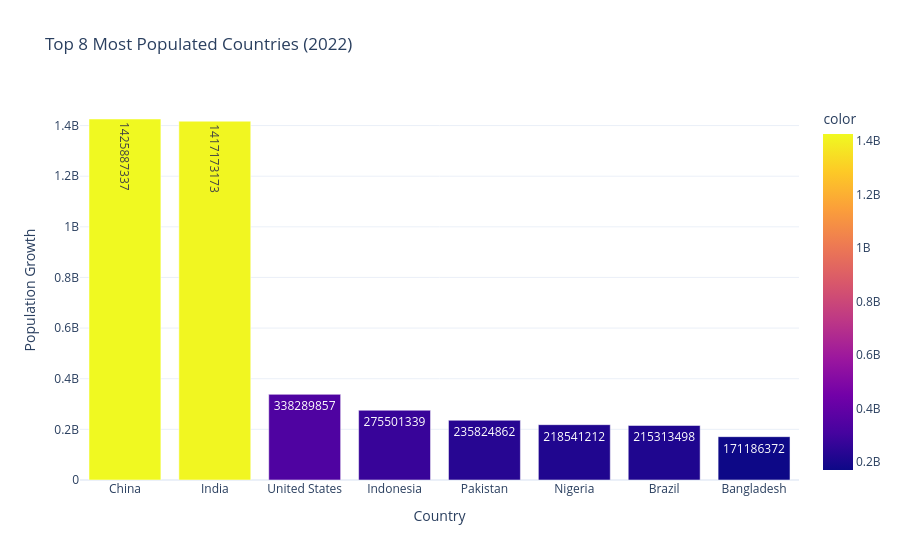

Write notebook code for a chart like this one.
### Code cell
top_8_populated_countries_1970 = wp.groupby('Country/Territory')['1970 Population'].sum().sort_values(ascending=False).head(8)
top_8_populated_countries_2022 = wp.groupby('Country/Territory')['2022 Population'].sum().sort_values(ascending=False).head(8)

features = {'top_8_populated_countries_1970': top_8_populated_countries_1970,
'top_8_populated_countries_2022': top_8_populated_countries_2022}
for feature_name, feature_data in features.items():
    year = feature_name.split('_')[-1] 
    fig = px.bar(x=feature_data.index,
                 y=feature_data.values,
                 text=feature_data.values,
                 color=feature_data.values,
                 title=f'Top 8 Most Populated Countries ({year})',
                 template='plotly_white')
    fig.update_layout(xaxis_title='Country',
                      yaxis_title='Population Growth')
fig.show()

### Figure 1 — Plotly figure (JSON) as saved in the notebook; plotly's stock layout.template omitted (floating-point values rounded to 4 significant figures)
{"data": [{"hovertemplate": "x=%{x}<br>y=%{y}<br>text=%{text}<br>color=%{marker.color}<extra></extra>", "legendgroup": "", "marker": {"color": [1425887337, 1417173173, 338289857, 275501339, 235824862, 218541212, 215313498, 171186372], "coloraxis": "coloraxis", "pattern": {"shape": ""}}, "name": "", "orientation": "v", "showlegend": false, "text": [1426000000.0, 1417000000.0, 338300000.0, 275500000.0, 235800000.0, 218500000.0, 215300000.0, 171200000.0], "textposition": "auto", "type": "bar", "x": ["China", "India", "United States", "Indonesia", "Pakistan", "Nigeria", "Brazil", "Bangladesh"], "xaxis": "x", "y": [1425887337, 1417173173, 338289857, 275501339, 235824862, 218541212, 215313498, 171186372], "yaxis": "y"}], "layout": {"barmode": "relative", "coloraxis": {"colorbar": {"title": {"text": "color"}}, "colorscale": [[0, "#0d0887"], [0.1111, "#46039f"], [0.2222, "#7201a8"], [0.3333, "#9c179e"], [0.4444, "#bd3786"], [0.5556, "#d8576b"], [0.6667, "#ed7953"], [0.7778, "#fb9f3a"], [0.8889, "#fdca26"], [1, "#f0f921"]]}, "legend": {"tracegroupgap": 0}, "title": {"text": "Top 8 Most Populated Countries (2022)"}, "xaxis": {"anchor": "y", "domain": [0, 1], "title": {"text": "Country"}}, "yaxis": {"anchor": "x", "domain": [0, 1], "title": {"text": "Population Growth"}}}}
